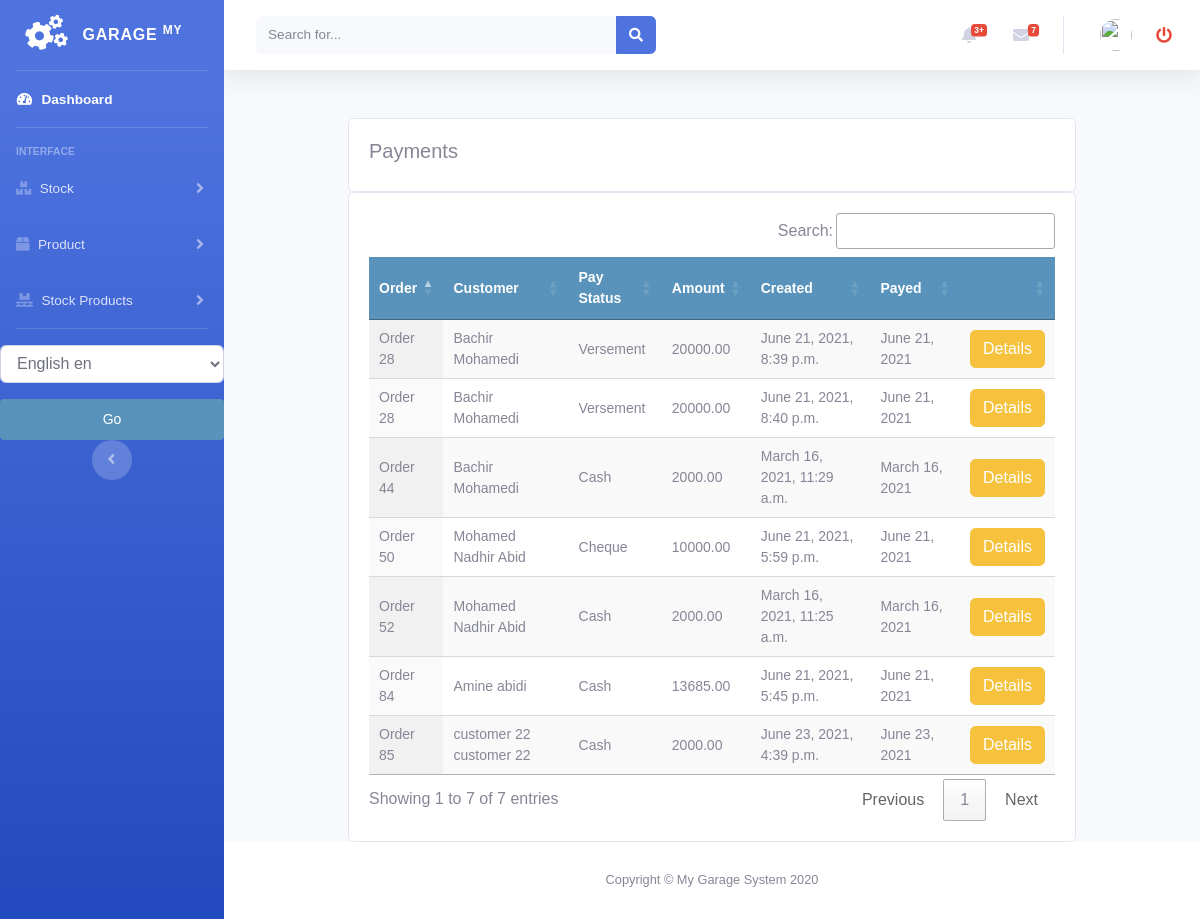
Before: /payments/customer_payment_list with the older database file.
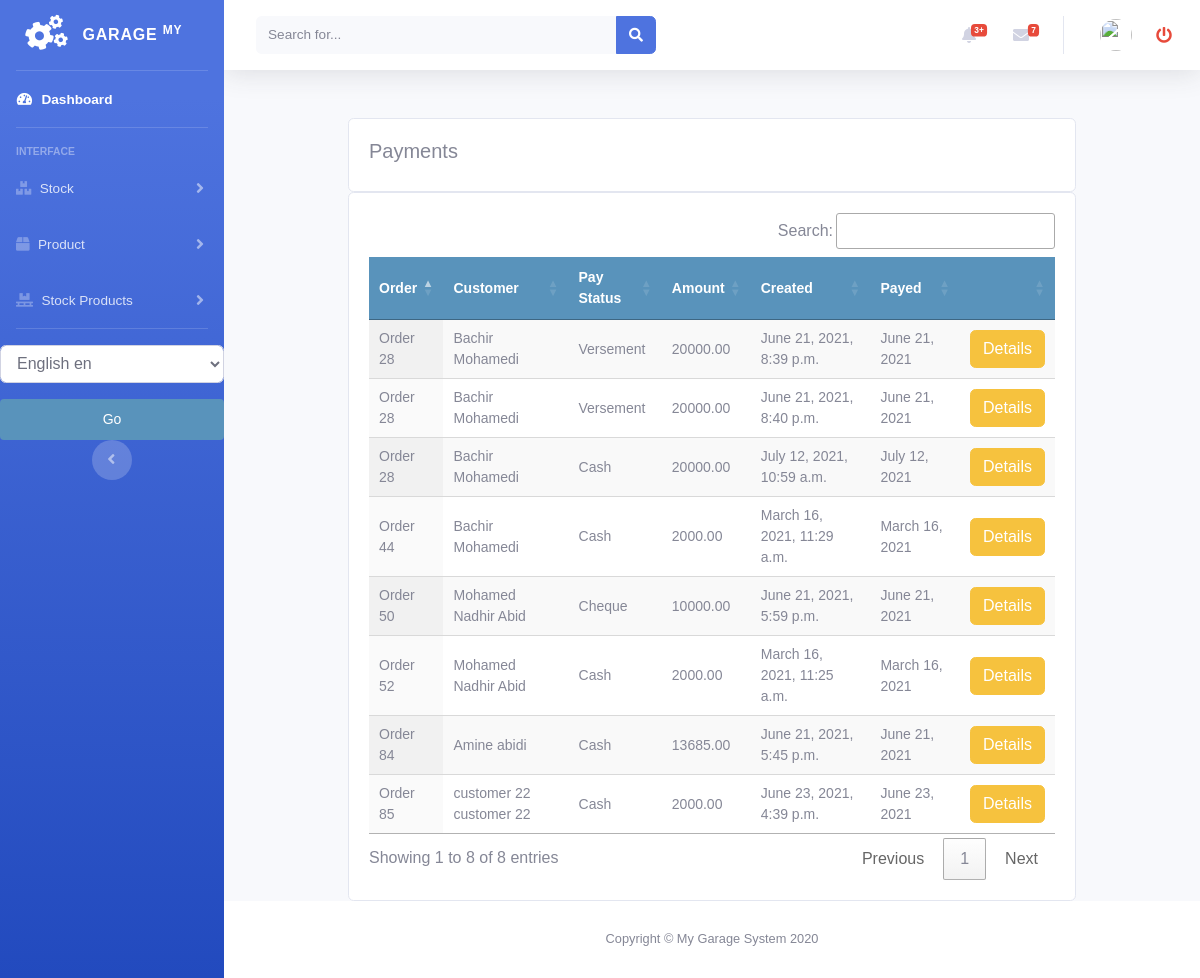
After: the same page with the newer database file.
### payments/models.py (models this page shows)
class SellOrderPayment(models.Model):
    order = models.ForeignKey(Order, on_delete=models.CASCADE, blank=True, null=True)
    customer = models.ForeignKey(Customer, on_delete=models.CASCADE)
    user = models.IntegerField(default=0)
    amount = models.DecimalField(max_digits=10, decimal_places=2)
    created = models.DateTimeField(auto_now_add=True)
    pay_date = models.DateField(null=True, blank=True)
    pay_type = (
        ('Cash', 'Cash'),
        ('Cheque', 'Cheque'),
        ('Versement', 'Versement'),
    )
    pay_status = models.CharField(max_length=9, choices=pay_type, blank=True, default="Cash")

### sellorder/models.py (models this page shows, shortened)
class Order(models.Model):
    customer = models.ForeignKey(Customer, on_delete=models.DO_NOTHING)
    vehicle = models.ForeignKey(Vehicle, on_delete=models.DO_NOTHING, null=True, blank=True)
    created = models.DateTimeField(auto_now_add=True)
    updated = models.DateTimeField(auto_now=True)
    debt = models.DecimalField(max_digits=10, decimal_places=2, null=True, blank=True, default=0)
    timbre = models.DecimalField(max_digits=10, decimal_places=2, null=True, blank=True, default=0)
    total_price = models.DecimalField(max_digits=10, decimal_places=2, null=True, blank=True, default=0)
    discount_amount = models.DecimalField(max_digits=10, decimal_places=2, null=True, blank=True, default=0)
    paid = models.BooleanField(default=False)
    order_tva = models.PositiveIntegerField(default=0)
    confirmed = models.BooleanField(default=False)
    factured = models.BooleanField(default=False)
    order_date = models.DateField(null=True, blank=True)
    class Meta:
        ordering = ('-created',)
    def __str__(self):
        return f'Order {self.id}'

### customer/models.py (models this page shows, shortened)
class Customer(models.Model):
    firstname = models.CharField(max_length=250, null=True)
    lastname = models.CharField(max_length=250, null=True)
    address = models.CharField(max_length=200, null=True)
    phone = models.CharField(max_length=200, null=True)
    date_created = models.DateTimeField(auto_now_add=True, null=True)
    date_updated = models.DateTimeField(auto_now=True)
    date_joined = models.DateField(null=True)
    enterprise = models.BooleanField(default=False)
    debt = models.DecimalField(max_digits=10, decimal_places=2, null=True, default=0)
    def __str__(self):
        return self.firstname + " " + self.lastname

### payments/views.py (the view)
# urls.py: path('customer_payment_list', views.customer_payment_list, name='customer_payment_list'),
def customer_payment_list(request):
    customerpayments = SellOrderPayment.objects.all()
    context = {
        "customerpayments": customerpayments
    }
    return render(request, 'payments/customer/payment_list.html', context)

### accounts/templatetags/erpextra.py (called while the page is built)
@register.filter(name='has_group')
def has_group(user, group_name):
    group = Group.objects.get(name=group_name)
    return True if group in user.groups.all() else False

### payments/templates/payments/customer/payment_list.html (shortened to what this page needs)
{% extends 'home.html' %}
{% load static %}
{% load i18n %}
{% block content %}
<br>
<div class="container">
    <div class="row">
        <div class="col-md">
            <div class="card card-body">
                <h5>{% trans "Payments" %}</h5>
            </div>
            <div class="card card-body">
                <table id="table_id" class="display text-center">
                    <thead>
                    <tr>
                        <th>{% trans "Order" %}</th>
                        <th>{% trans "Customer" %}</th>
                        <th>{% trans "Pay Status" %}</th>
                        <th>{% trans "Amount" %}</th>
                        <th>{% trans "Created" %}</th>
                        <th>{% trans "Payed" %}</th>
                        <th></th>
                    </tr>
                    </thead>
                    <tbody>
                    {% for payment in customerpayments %}
                    <tr>
                        <td>
                            {{payment.order}}
                        </td>
                        <td>
                            {{payment.customer}}
                        </td>
                        <td>
                            {{payment.pay_status}}
                        </td>
                        <td>
                            {{payment.amount}}
                        </td>
                        <td>
                            {{payment.created}}
                        </td>
                        <td>
                            {{payment.pay_date}}
                        </td>
                        <td>
                           <a class="btn btn-warning " href="{% url 'sellorder:sellorder_details' payment.order.id %}">{% trans "Details" %}</a>
                        </td>
                    </tr>
                    {% endfor %}
                    </tbody>
                </table>
            </div>
        </div>
    </div>
</div>
{% endblock %}
{% block jsscript %}
<link rel="stylesheet" type="text/css" href="https://cdn.datatables.net/1.10.22/css/jquery.dataTables.css">
<link rel="stylesheet" type="text/css" href="https://cdn.datatables.net/buttons/1.6.5/css/buttons.dataTables.min.css">
{% endblock %}

### accounts/templates/home.html (shortened to what this page needs)
<!DOCTYPE html>
<html lang="en">
<head>
    {% load static %}
    <link rel="stylesheet" href="//code.jquery.com/ui/1.12.1/themes/base/jquery-ui.css">
    <link href="https://cdnjs.cloudflare.com/ajax/libs/font-awesome/5.13.0/css/all.min.css" rel="stylesheet">
    <link rel="stylesheet" href="https://stackpath.bootstrapcdn.com/bootstrap/4.3.1/css/bootstrap.min.css"
>
    <link rel="stylesheet" type="text/css" href="{% static 'vendor/fontawesome-free/css/all.min.css' %}">
    <link rel="stylesheet" type="text/css" href="{% static 'css/sb-admin-2.min.css' %}">
    <link rel="stylesheet" type="text/css" href="{% static 'css/main.css' %}">
</head>
<body id="page-top">
<div id="wrapper">
    {% include 'sidenavbar.html' %}
    <div id="content-wrapper" class="d-flex flex-column">
        {% include 'navbar.html' %}
        <div id="content">
            {% block content %}
            {% endblock %}
        </div>
      <footer class="sticky-footer bg-white">
        <div class="container my-auto">
          <div class="copyright text-center my-auto">
            <span>Copyright &copy; My Garage System 2020</span>
          </div>
        </div>
      </footer>
    </div>
</div>
{% block jsscript %}{% endblock %}
</body>
</html>

### accounts/templates/sidenavbar.html (shortened to what this page needs)
{% load  static %}
{% load i18n %}
{% load erpextra %}
<ul class="navbar-nav bg-gradient-primary sidebar sidebar-dark accordion" id="accordionSidebar">
    <a class="sidebar-brand d-flex align-items-center justify-content-center" href="/">
        <div class="sidebar-brand-icon rotate-n-15">
            <i class="fas fa-cogs"></i>
        </div>
        <div class="sidebar-brand-text mx-3">Garage <sup>My</sup></div>
    </a>
    <hr class="sidebar-divider my-0">
    <li class="nav-item active">
        <a class="nav-link" href="/">
            <i class="fas fa-fw fa-tachometer-alt"></i>
            <span>{% trans "Dashboard" %}</span></a>
    </li>
    <hr class="sidebar-divider">
    <div class="sidebar-heading">
        {% trans "Interface" %}
    </div>
    <li class="nav-item">
        <a class="nav-link collapsed" href="#" data-toggle="collapse" data-target="#collapsestock"
           aria-expanded="true" aria-controls="collapsestock">
            <i class="fas fa-boxes"></i>
            <span>{% trans "Stock" %}</span>
        </a>
    </li>
    <li class="nav-item">
        <a class="nav-link collapsed" href="#" data-toggle="collapse" data-target="#collapseproduct"
           aria-expanded="true" aria-controls="collapseproduct">
            <i class="fas fa-box"></i>
            <span>{% trans "Product" %}</span>
        </a>
    </li>
    <li class="nav-item">
        <a class="nav-link collapsed" href="#" data-toggle="collapse" data-target="#collapsestockproduct"
           aria-expanded="true" aria-controls="collapsestockproduct">
            <i class="fas fa-pallet"></i>
            <span>{% trans "Stock Products" %}</span>
        </a>
    </li>
    <hr class="sidebar-divider d-none d-md-block">
    {% get_current_language as LANGUAGE_CODE %}
          <form action="{% url 'set_language'%}" method="post">
              <select class="form-control" name="language" id="">
                  {% get_available_languages as LANGUAGES %}
                  {% get_language_info_list for LANGUAGES as languages %}
                  {% for language in languages %}
                    <option value="{{ language.code }}" {% if language.code == LANGUAGE_CODE %} selected {% endif %}>
                       <i class="fas fa-clipboard-list"></i>  {{ language.name_local}} {{ language.code }}
                    </option>
                  {% endfor %}
              </select>
              <input class="btn btn-warning btn-block mt-3" type="submit" value="Go">
          </form>
    <div class="text-center d-none d-md-inline">
        <button class="rounded-circle border-0" id="sidebarToggle"></button>
    </div>
</ul>

### accounts/templates/navbar.html (shortened to what this page needs)
{% load  static %}
{% load i18n %}
        <nav class="navbar navbar-expand navbar-light bg-white topbar mb-4 static-top shadow">
          <form class="d-none d-sm-inline-block form-inline mr-auto ml-md-3 my-2 my-md-0 mw-100 navbar-search">
            <div class="input-group">
              <input type="text" class="form-control bg-light border-0 small" placeholder="Search for..." aria-label="Search" aria-describedby="basic-addon2">
              <div class="input-group-append">
                <button class="btn btn-primary" type="button">
                  <i class="fas fa-search fa-sm"></i>
                </button>
              </div>
            </div>
          </form>
          <ul class="navbar-nav ml-auto">
            <li class="nav-item dropdown no-arrow mx-1">
              <a class="nav-link dropdown-toggle" href="#" id="alertsDropdown" role="button" data-toggle="dropdown" aria-haspopup="true" aria-expanded="false">
                <i class="fas fa-bell fa-fw"></i>
                <span class="badge badge-danger badge-counter">3+</span>
              </a>
            </li>
            <li class="nav-item dropdown no-arrow mx-1">
              <a class="nav-link dropdown-toggle" href="#" id="messagesDropdown" role="button" data-toggle="dropdown" aria-haspopup="true" aria-expanded="false">
                <i class="fas fa-envelope fa-fw"></i>
                <span class="badge badge-danger badge-counter">7</span>
              </a>
            </li>
            <li class="nav-item dropdown no-arrow">
              <a class="nav-link dropdown-toggle" href="#" id="userDropdown" role="button" data-toggle="dropdown" aria-haspopup="true" aria-expanded="false">
                <img class="img-profile rounded-circle" src="https://source.unsplash.com/QAB-WJcbgJk/60x60">
              </a>
            </li>
            <li class="nav-item">
                <a class="nav-link text-danger" href="{% url 'accounts:logout' %}"><i class="fas fa-power-off"></i> </a>
            </li>
          </ul>
        </nav>

### static/css/main.css (style rules this page uses)
body { margin:0; padding:0; font-family:helvetica, sans-serif; }
h1, h2, h3, h4, h5 , h6 { font-family: 'Ubuntu', sans-serif; font-weight:normal; }
a { text-decoration:none; color:#5993bb; }
a.button, input[type="submit"] { color:#fff; background:#5993bb; border-radius:4px; padding:10px 20px; font-size:14px; border:0; }
table { width:100%; border-spacing:0; border-collapse: collapse; }
table th, table td { text-align:left; font-size:14px; padding:10px; margin:0; }
tbody tr:nth-child(odd) { background:#efefef; }
thead th, tbody tr.total { background:#5993bb; color:#fff; font-weight:bold; }
#content { padding:0 100px; overflow:hidden; }

Changed rows visible on the page:
added SellOrderPayment: order "Order 28", customer "Bachir Mohamedi", pay_status "Cash", amount "20000.00", created "July 12, 2021, 10:59 a.m.", pay_date "July 12, 2021"
Other visible differences:
text written by a page script: "Search: Showing 1 to 7 of 7 entries Previous 1 Next" → "Search: Showing 1 to 8 of 8 entries Previous 1 Next"
